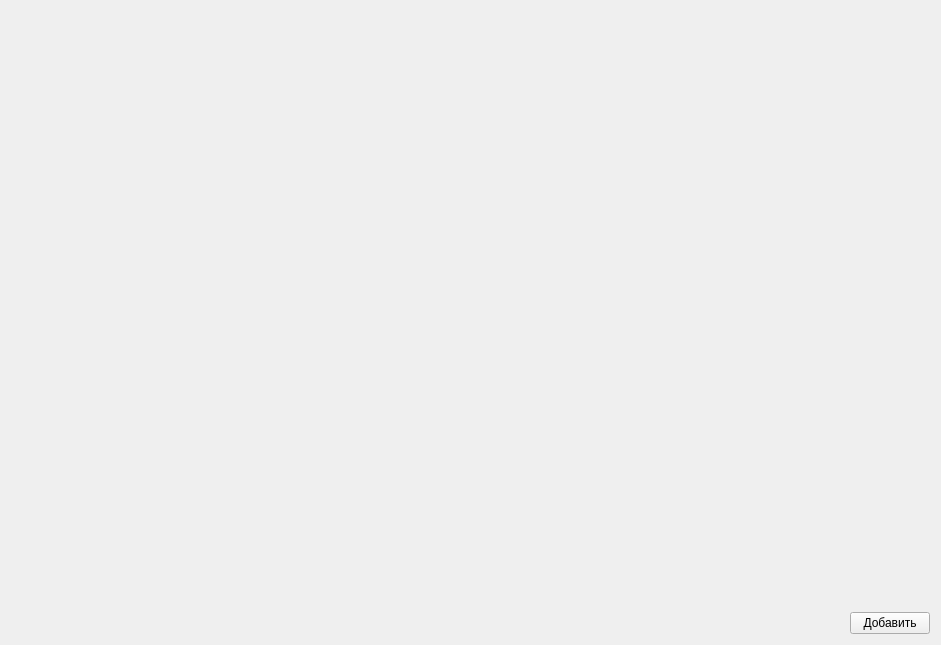
<?xml version="1.0" encoding="UTF-8"?>
<ui version="4.0">
 <class>Datasets</class>
 <widget class="QWidget" name="Datasets">
  <property name="geometry">
   <rect>
    <x>0</x>
    <y>0</y>
    <width>941</width>
    <height>645</height>
   </rect>
  </property>
  <property name="windowTitle">
   <string>Form</string>
  </property>
  <layout class="QGridLayout" name="gridLayout">
   <item row="0" column="0" colspan="2">
    <widget class="QWidget" name="tableDatasetsWgt" native="true"/>
   </item>
   <item row="1" column="0">
    <spacer name="horizontalSpacer">
     <property name="orientation">
      <enum>Qt::Horizontal</enum>
     </property>
     <property name="sizeHint" stdset="0">
      <size>
       <width>834</width>
       <height>20</height>
      </size>
     </property>
    </spacer>
   </item>
   <item row="1" column="1">
    <widget class="QPushButton" name="addBtn">
     <property name="text">
      <string>Добавить</string>
     </property>
    </widget>
   </item>
  </layout>
 </widget>
 <resources/>
 <connections/>
</ui>
